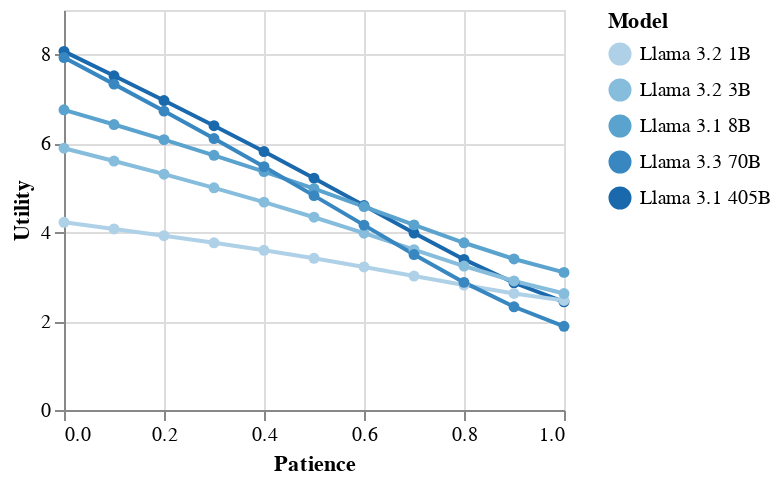

Notebook cell for this chart:
### Code cell
llama_patience_chart = alt.Chart(eval_data[eval_data["model_family"].isin(["Llama"])]).mark_line(point=True).encode(
    x=alt.X('patience:Q', title='Patience'),
    y=alt.Y('mean(utility):Q', title='Utility'),
    color=alt.Color('model_alias:O', title="Model", sort=model_order)
).properties(
    width=250,
    height=200
)

llama_patience_chart.save("plots/llama-patience.json")
llama_patience_chart

### Figure 1 — Vega-Lite specification as saved in the notebook (floating-point values rounded to 4 significant figures)
{"config": {"title": {"font": "TeX Gyre Pagella"}, "axis": {"labelFont": "TeX Gyre Pagella", "titleFont": "TeX Gyre Pagella"}, "header": {"labelFont": "TeX Gyre Pagella", "titleFont": "TeX Gyre Pagella"}, "legend": {"labelFont": "TeX Gyre Pagella", "titleFont": "TeX Gyre Pagella"}, "text": {"labelFont": "TeX Gyre Pagella", "titleFont": "TeX Gyre Pagella", "font": "TeX Gyre Pagella"}}, "data": {"name": "data-7d8ac654ece9d074637bf18d0705fd59"}, "mark": {"type": "line", "point": true}, "encoding": {"color": {"field": "model_alias", "sort": ["Claude 3.5 Haiku", "Claude 3.5 Sonnet", "Claude 3 Opus", " ", "Command R7B", "Command R", "Command R+", "  ", "Gemini 1.5 Pro", "Gemini 2.0 Flash Lite", "Gemini 2.0 Flash", "Gemini 2.0 Pro", "   ", "Gemma 2 2B", "Gemma 2 9B", "Gemma 2 27B", "    ", "Llama 3.2 1B", "Llama 3.2 3B", "Llama 3.1 8B", "Llama 3.3 70B", "Llama 3.1 405B", "     ", "GPT-4o Mini", "GPT-4o"], "title": "Model", "type": "ordinal"}, "x": {"field": "patience", "title": "Patience", "type": "quantitative"}, "y": {"aggregate": "mean", "field": "utility", "title": "Utility", "type": "quantitative"}}, "height": 200, "width": 250, "$schema": "https://vega.github.io/schema/vega-lite/v5.20.1.json", "datasets": {"data-7d8ac654ece9d074637bf18d0705fd59": [{"model_family": "Llama", "model_alias": "Llama 3.1 405B", "distinct": 4.195, "utility": 8.069, "patience": 0.0}, {"model_family": "Llama", "model_alias": "Llama 3.1 405B", "distinct": 4.195, "utility": 7.519, "patience": 0.1}, {"model_family": "Llama", "model_alias": "Llama 3.1 405B", "distinct": 4.195, "utility": 6.963, "patience": 0.2}, {"model_family": "Llama", "model_alias": "Llama 3.1 405B", "distinct": 4.195, "utility": 6.396, "patience": 0.3}, {"model_family": "Llama", "model_alias": "Llama 3.1 405B", "distinct": 4.195, "utility": 5.815, "patience": 0.4}, {"model_family": "Llama", "model_alias": "Llama 3.1 405B", "distinct": 4.195, "utility": 5.216, "patience": 0.5}, {"model_family": "Llama", "model_alias": "Llama 3.1 405B", "distinct": 4.195, "utility": 4.6, "patience": 0.6}, {"model_family": "Llama", "model_alias": "Llama 3.1 405B", "distinct": 4.195, "utility": 3.981, "patience": 0.7}, {"model_family": "Llama", "model_alias": "Llama 3.1 405B", "distinct": 4.195, "utility": 3.388, "patience": 0.8}, {"model_family": "Llama", "model_alias": "Llama 3.1 405B", "distinct": 4.195, "utility": 2.863, "patience": 0.9}, {"model_family": "Llama", "model_alias": "Llama 3.1 405B", "distinct": 4.195, "utility": 2.435, "patience": 1.0}, {"model_family": "Llama", "model_alias": "Llama 3.1 8B", "distinct": 6.238, "utility": 6.755, "patience": 0.0}, {"model_family": "Llama", "model_alias": "Llama 3.1 8B", "distinct": 6.238, "utility": 6.424, "patience": 0.1}, {"model_family": "Llama", "model_alias": "Llama 3.1 8B", "distinct": 6.238, "utility": 6.083, "patience": 0.2}, {"model_family": "Llama", "model_alias": "Llama 3.1 8B", "distinct": 6.238, "utility": 5.73, "patience": 0.3}, {"model_family": "Llama", "model_alias": "Llama 3.1 8B", "distinct": 6.238, "utility": 5.363, "patience": 0.4}, {"model_family": "Llama", "model_alias": "Llama 3.1 8B", "distinct": 6.238, "utility": 4.979, "patience": 0.5}, {"model_family": "Llama", "model_alias": "Llama 3.1 8B", "distinct": 6.238, "utility": 4.577, "patience": 0.6}, {"model_family": "Llama", "model_alias": "Llama 3.1 8B", "distinct": 6.238, "utility": 4.165, "patience": 0.7}, {"model_family": "Llama", "model_alias": "Llama 3.1 8B", "distinct": 6.238, "utility": 3.763, "patience": 0.8}, {"model_family": "Llama", "model_alias": "Llama 3.1 8B", "distinct": 6.238, "utility": 3.398, "patience": 0.9}, {"model_family": "Llama", "model_alias": "Llama 3.1 8B", "distinct": 6.238, "utility": 3.096, "patience": 1.0}, {"model_family": "Llama", "model_alias": "Llama 3.2 1B", "distinct": 7.736, "utility": 4.223, "patience": 0.0}, {"model_family": "Llama", "model_alias": "Llama 3.2 1B", "distinct": 7.736, "utility": 4.075, "patience": 0.1}, {"model_family": "Llama", "model_alias": "Llama 3.2 1B", "distinct": 7.736, "utility": 3.921, "patience": 0.2}, {"model_family": "Llama", "model_alias": "Llama 3.2 1B", "distinct": 7.736, "utility": 3.762, "patience": 0.3}, {"model_family": "Llama", "model_alias": "Llama 3.2 1B", "distinct": 7.736, "utility": 3.593, "patience": 0.4}, {"model_family": "Llama", "model_alias": "Llama 3.2 1B", "distinct": 7.736, "utility": 3.412, "patience": 0.5}, {"model_family": "Llama", "model_alias": "Llama 3.2 1B", "distinct": 7.736, "utility": 3.218, "patience": 0.6}, {"model_family": "Llama", "model_alias": "Llama 3.2 1B", "distinct": 7.736, "utility": 3.015, "patience": 0.7}, {"model_family": "Llama", "model_alias": "Llama 3.2 1B", "distinct": 7.736, "utility": 2.811, "patience": 0.8}, {"model_family": "Llama", "model_alias": "Llama 3.2 1B", "distinct": 7.736, "utility": 2.623, "patience": 0.9}, {"model_family": "Llama", "model_alias": "Llama 3.2 1B", "distinct": 7.736, "utility": 2.465, "patience": 1.0}, {"model_family": "Llama", "model_alias": "Llama 3.2 3B", "distinct": 6.104, "utility": 5.89, "patience": 0.0}, {"model_family": "Llama", "model_alias": "Llama 3.2 3B", "distinct": 6.104, "utility": 5.602, "patience": 0.1}, {"model_family": "Llama", "model_alias": "Llama 3.2 3B", "distinct": 6.104, "utility": 5.306, "patience": 0.2}, {"model_family": "Llama", "model_alias": "Llama 3.2 3B", "distinct": 6.104, "utility": 4.999, "patience": 0.3}, {"model_family": "Llama", "model_alias": "Llama 3.2 3B", "distinct": 6.104, "utility": 4.677, "patience": 0.4}, {"model_family": "Llama", "model_alias": "Llama 3.2 3B", "distinct": 6.104, "utility": 4.338, "patience": 0.5}, {"model_family": "Llama", "model_alias": "Llama 3.2 3B", "distinct": 6.104, "utility": 3.979, "patience": 0.6}, {"model_family": "Llama", "model_alias": "Llama 3.2 3B", "distinct": 6.104, "utility": 3.607, "patience": 0.7}, {"model_family": "Llama", "model_alias": "Llama 3.2 3B", "distinct": 6.104, "utility": 3.239, "patience": 0.8}, {"model_family": "Llama", "model_alias": "Llama 3.2 3B", "distinct": 6.104, "utility": 2.903, "patience": 0.9}, {"model_family": "Llama", "model_alias": "Llama 3.2 3B", "distinct": 6.104, "utility": 2.621, "patience": 1.0}, {"model_family": "Llama", "model_alias": "Llama 3.3 70B", "distinct": 3.494, "utility": 7.93, "patience": 0.0}, {"model_family": "Llama", "model_alias": "Llama 3.3 70B", "distinct": 3.494, "utility": 7.332, "patience": 0.1}, {"model_family": "Llama", "model_alias": "Llama 3.3 70B", "distinct": 3.494, "utility": 6.725, "patience": 0.2}, {"model_family": "Llama", "model_alias": "Llama 3.3 70B", "distinct": 3.494, "utility": 6.107, "patience": 0.3}, {"model_family": "Llama", "model_alias": "Llama 3.3 70B", "distinct": 3.494, "utility": 5.474, "patience": 0.4}, {"model_family": "Llama", "model_alias": "Llama 3.3 70B", "distinct": 3.494, "utility": 4.824, "patience": 0.5}, {"model_family": "Llama", "model_alias": "Llama 3.3 70B", "distinct": 3.494, "utility": 4.16, "patience": 0.6}, {"model_family": "Llama", "model_alias": "Llama 3.3 70B", "distinct": 3.494, "utility": 3.498, "patience": 0.7}, {"model_family": "Llama", "model_alias": "Llama 3.3 70B", "distinct": 3.494, "utility": 2.871, "patience": 0.8}, {"model_family": "Llama", "model_alias": "Llama 3.3 70B", "distinct": 3.494, "utility": 2.323, "patience": 0.9}, {"model_family": "Llama", "model_alias": "Llama 3.3 70B", "distinct": 3.494, "utility": 1.883, "patience": 1.0}]}}
